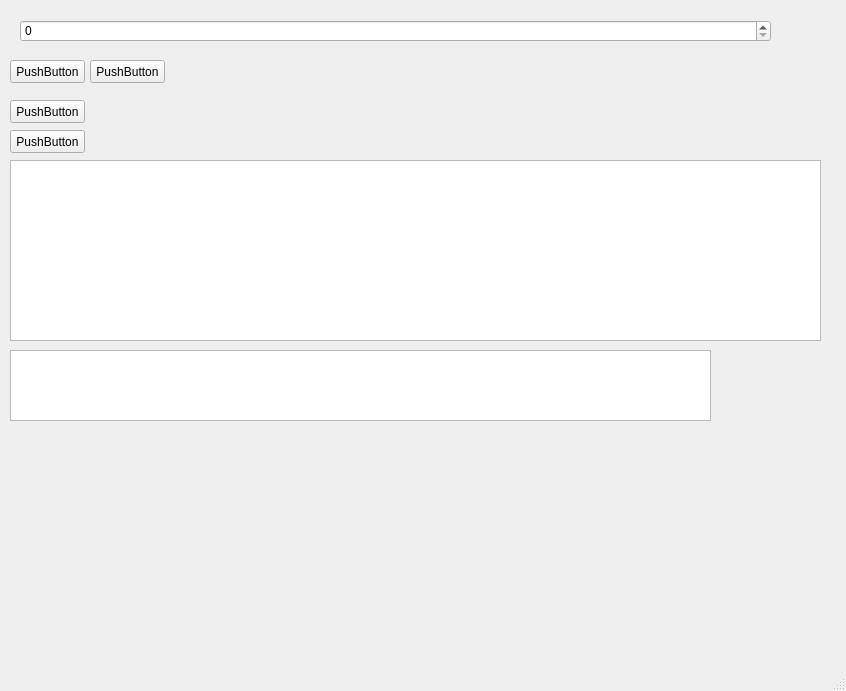
<?xml version="1.0" encoding="UTF-8"?>
<ui version="4.0">
 <class>MainWindow</class>
 <widget class="QMainWindow" name="MainWindow">
  <property name="geometry">
   <rect>
    <x>0</x>
    <y>0</y>
    <width>846</width>
    <height>691</height>
   </rect>
  </property>
  <property name="windowTitle">
   <string>MainWindow</string>
  </property>
  <widget class="QWidget" name="centralwidget">
   <widget class="QPushButton" name="pushButton">
    <property name="geometry">
     <rect>
      <x>10</x>
      <y>60</y>
      <width>75</width>
      <height>23</height>
     </rect>
    </property>
    <property name="text">
     <string>PushButton</string>
    </property>
   </widget>
   <widget class="QPushButton" name="pushButton_2">
    <property name="geometry">
     <rect>
      <x>10</x>
      <y>100</y>
      <width>75</width>
      <height>23</height>
     </rect>
    </property>
    <property name="text">
     <string>PushButton</string>
    </property>
   </widget>
   <widget class="QSpinBox" name="spinBox">
    <property name="geometry">
     <rect>
      <x>20</x>
      <y>20</y>
      <width>751</width>
      <height>22</height>
     </rect>
    </property>
   </widget>
   <widget class="QTableWidget" name="tableWidget">
    <property name="geometry">
     <rect>
      <x>10</x>
      <y>160</y>
      <width>811</width>
      <height>181</height>
     </rect>
    </property>
   </widget>
   <widget class="QTextEdit" name="textEdit">
    <property name="geometry">
     <rect>
      <x>10</x>
      <y>350</y>
      <width>701</width>
      <height>71</height>
     </rect>
    </property>
    <property name="html">
     <string>&lt;!DOCTYPE HTML PUBLIC &quot;-//W3C//DTD HTML 4.0//EN&quot; &quot;http://www.w3.org/TR/REC-html40/strict.dtd&quot;&gt;
&lt;html&gt;&lt;head&gt;&lt;meta name=&quot;qrichtext&quot; content=&quot;1&quot; /&gt;&lt;style type=&quot;text/css&quot;&gt;
p, li { white-space: pre-wrap; }
&lt;/style&gt;&lt;/head&gt;&lt;body style=&quot; font-family:'MS Shell Dlg 2'; font-size:8.25pt; font-weight:400; font-style:normal;&quot;&gt;
&lt;p style=&quot;-qt-paragraph-type:empty; margin-top:0px; margin-bottom:0px; margin-left:0px; margin-right:0px; -qt-block-indent:0; text-indent:0px;&quot;&gt;&lt;br /&gt;&lt;/p&gt;&lt;/body&gt;&lt;/html&gt;</string>
    </property>
   </widget>
   <widget class="QPushButton" name="pushButton_3">
    <property name="geometry">
     <rect>
      <x>10</x>
      <y>130</y>
      <width>75</width>
      <height>23</height>
     </rect>
    </property>
    <property name="text">
     <string>PushButton</string>
    </property>
   </widget>
   <widget class="QPushButton" name="pushButton_4">
    <property name="geometry">
     <rect>
      <x>90</x>
      <y>60</y>
      <width>75</width>
      <height>23</height>
     </rect>
    </property>
    <property name="text">
     <string>PushButton</string>
    </property>
   </widget>
  </widget>
  <widget class="QMenuBar" name="menubar">
   <property name="geometry">
    <rect>
     <x>0</x>
     <y>0</y>
     <width>846</width>
     <height>21</height>
    </rect>
   </property>
  </widget>
  <widget class="QStatusBar" name="statusBar">
   <property name="sizeGripEnabled">
    <bool>true</bool>
   </property>
  </widget>
 </widget>
 <resources/>
 <connections/>
</ui>
